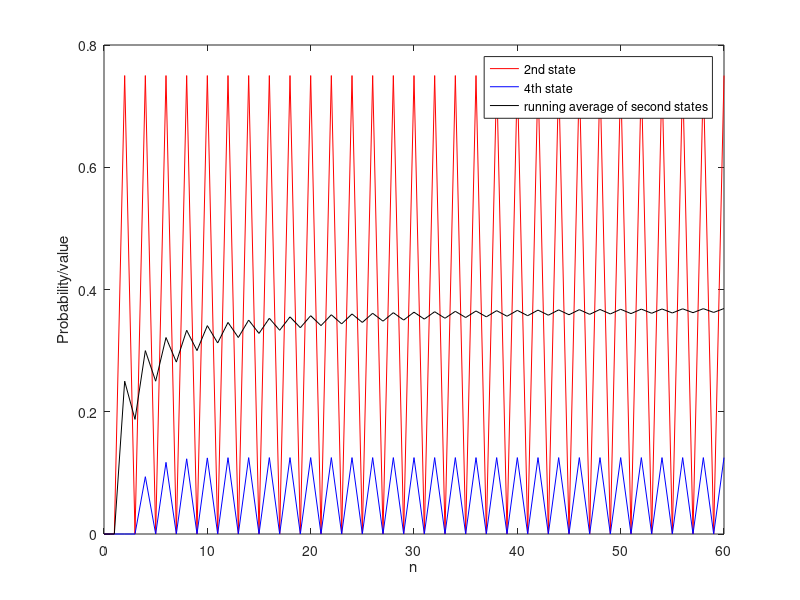

Recreate this plot in MATLAB.
a=1;
b=1;
q0=[1,0,0,0,0];

p=zeros(5,5);

for i=0:4
    r=i+1; %row/column corresponding to i

    if i+1<=4
        p(r,r+1)= (a*(4-i))/4;
    end
    if i-1>=0
        p(r, r-1)=(b*i)/4;
    end
    if i+1<=4 && i-1>=0
        p(r,r)=1-p(r,r+1)-p(r,r-1);
    elseif i+1<=4
        p(r,r)=1-p(r,r+1);
    elseif i-1>=0
        p(r,r)=1-p(r,r-1);
    else
        disp('Something messed up')
    end
end

qns = zeros(61, 5);

qns(1,:)=q0;

state2Entries = zeros(61, 1);

state4Entries = zeros(61, 1);

state2Entries(1)=q0(3); %matlab indexing meaning the 3rd entry is the 2nd state
state4Entries(1)=q0(5); %and the 5th entry is the 4th state

runningAverage=zeros(61, 1);

runningAverage(1)=state2Entries(1)/1;

for n=1:60
    qns(n+1,:)=qns(n,:)*p;
    state2Entries(n+1)=qns(n+1,3);
    state4Entries(n+1)=qns(n+1,5);

    runningAverage(n+1)=sum(state2Entries(1:n+1))/(n+1);
end

qns(51,:) %actually q50
qns(52,:) %actually q51

p^50

p^51

k = 0:60;

plot(k, state2Entries, '-', 'Color', 'r')
hold on
plot(k, state4Entries, '-', 'Color', 'b')
plot(k, runningAverage, '-', 'Color', 'black')
hold off
legend('2nd state', '4th state', 'running average of second states')
xlabel('n')
ylabel('Probability/value')
